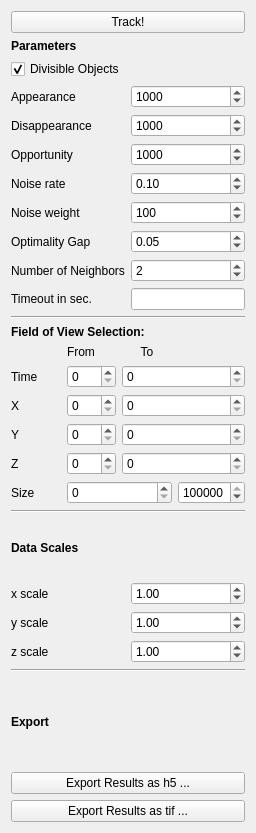
<?xml version="1.0" encoding="UTF-8"?>
<ui version="4.0">
 <class>containingWidget</class>
 <widget class="QWidget" name="containingWidget">
  <property name="geometry">
   <rect>
    <x>0</x>
    <y>0</y>
    <width>256</width>
    <height>833</height>
   </rect>
  </property>
  <property name="sizePolicy">
   <sizepolicy hsizetype="Preferred" vsizetype="Preferred">
    <horstretch>1</horstretch>
    <verstretch>0</verstretch>
   </sizepolicy>
  </property>
  <property name="minimumSize">
   <size>
    <width>256</width>
    <height>0</height>
   </size>
  </property>
  <property name="baseSize">
   <size>
    <width>0</width>
    <height>0</height>
   </size>
  </property>
  <property name="windowTitle">
   <string>Form</string>
  </property>
  <layout class="QVBoxLayout" name="verticalLayout_4">
   <item>
    <layout class="QVBoxLayout" name="verticalLayout">
     <item>
      <widget class="QPushButton" name="TrackButton">
       <property name="styleSheet">
        <string notr="true"/>
       </property>
       <property name="text">
        <string>Track!</string>
       </property>
      </widget>
     </item>
     <item>
      <widget class="QLabel" name="label">
       <property name="sizePolicy">
        <sizepolicy hsizetype="Preferred" vsizetype="Fixed">
         <horstretch>0</horstretch>
         <verstretch>0</verstretch>
        </sizepolicy>
       </property>
       <property name="text">
        <string>&lt;html&gt;&lt;head/&gt;&lt;body&gt;&lt;p&gt;&lt;span style=&quot; font-weight:600;&quot;&gt;Parameters&lt;/span&gt;&lt;/p&gt;&lt;/body&gt;&lt;/html&gt;</string>
       </property>
      </widget>
     </item>
     <item>
      <widget class="QCheckBox" name="withDivisionsBox">
       <property name="toolTip">
        <string>&lt;html&gt;&lt;head/&gt;&lt;body&gt;&lt;p&gt;Check if the objects to be tracked are able to divide. For instance, this option should be checked for the tracking of proliferating cells.&lt;/p&gt;&lt;/body&gt;&lt;/html&gt;</string>
       </property>
       <property name="text">
        <string>Divisible Objects</string>
       </property>
       <property name="checked">
        <bool>true</bool>
       </property>
      </widget>
     </item>
     <item>
      <layout class="QGridLayout" name="gridLayout_2">
       <item row="7" column="1">
        <widget class="QSpinBox" name="nNeighborsSpinBox">
         <property name="minimum">
          <number>1</number>
         </property>
         <property name="singleStep">
          <number>1</number>
         </property>
         <property name="value">
          <number>2</number>
         </property>
        </widget>
       </item>
       <item row="8" column="0">
        <widget class="QLabel" name="label_20">
         <property name="toolTip">
          <string>&lt;html&gt;&lt;head/&gt;&lt;body&gt;&lt;p&gt;Timeout in seconds for the optimization. Leave empty for not specifying a timeout (then, the best solution will be found no matter how long it takes).&lt;/p&gt;&lt;/body&gt;&lt;/html&gt;</string>
         </property>
         <property name="text">
          <string>Timeout in sec.</string>
         </property>
        </widget>
       </item>
       <item row="4" column="1">
        <widget class="QDoubleSpinBox" name="noiseRateSpinBox">
         <property name="minimum">
          <double>0.010000000000000</double>
         </property>
         <property name="maximum">
          <double>0.990000000000000</double>
         </property>
         <property name="singleStep">
          <double>0.010000000000000</double>
         </property>
         <property name="value">
          <double>0.100000000000000</double>
         </property>
        </widget>
       </item>
       <item row="8" column="1">
        <widget class="QLineEdit" name="timeoutBox"/>
       </item>
       <item row="1" column="1">
        <widget class="QSpinBox" name="appSpinBox">
         <property name="maximum">
          <number>10000</number>
         </property>
         <property name="value">
          <number>1000</number>
         </property>
        </widget>
       </item>
       <item row="2" column="0">
        <widget class="QLabel" name="label_3">
         <property name="toolTip">
          <string>&lt;html&gt;&lt;head/&gt;&lt;body&gt;&lt;p&gt;Costs to allow one object to &lt;span style=&quot; font-weight:600;&quot;&gt;disappear&lt;/span&gt;, i.e. to terminate an existing track other than at the end of the time range or the borders of the field of view. High values (≥1000) forbid object disappearances if possible.&lt;/p&gt;&lt;/body&gt;&lt;/html&gt;</string>
         </property>
         <property name="text">
          <string>Disappearance</string>
         </property>
        </widget>
       </item>
       <item row="6" column="1">
        <widget class="QDoubleSpinBox" name="epGapSpinBox">
         <property name="maximum">
          <double>1.000000000000000</double>
         </property>
         <property name="singleStep">
          <double>0.010000000000000</double>
         </property>
         <property name="value">
          <double>0.050000000000000</double>
         </property>
        </widget>
       </item>
       <item row="3" column="1">
        <widget class="QSpinBox" name="oppSpinBox">
         <property name="maximum">
          <number>10000</number>
         </property>
         <property name="value">
          <number>1000</number>
         </property>
        </widget>
       </item>
       <item row="4" column="0">
        <widget class="QLabel" name="label_4">
         <property name="toolTip">
          <string>&lt;html&gt;&lt;head/&gt;&lt;body&gt;&lt;p&gt;The estimated &lt;span style=&quot; font-weight:600;&quot;&gt;rate of false detections&lt;/span&gt; coming from the segmentation step. Small values (≈0.01) treat every detected object as a true detection, if possible.&lt;/p&gt;&lt;/body&gt;&lt;/html&gt;</string>
         </property>
         <property name="text">
          <string>Noise rate</string>
         </property>
        </widget>
       </item>
       <item row="2" column="1">
        <widget class="QSpinBox" name="disSpinBox">
         <property name="maximum">
          <number>10000</number>
         </property>
         <property name="value">
          <number>1000</number>
         </property>
        </widget>
       </item>
       <item row="3" column="0">
        <widget class="QLabel" name="label_5">
         <property name="toolTip">
          <string>&lt;html&gt;&lt;head/&gt;&lt;body&gt;&lt;p&gt;Costs for the lost &lt;span style=&quot; font-weight:600;&quot;&gt;opportunity &lt;/span&gt;to explain more of the data, i.e. the costs for not tracking one object and treating it as false detections. High values (≥1000) lead to more tracks (but could also include the tracking of noise objects).&lt;/p&gt;&lt;/body&gt;&lt;/html&gt;</string>
         </property>
         <property name="text">
          <string>Opportunity</string>
         </property>
        </widget>
       </item>
       <item row="6" column="0">
        <widget class="QLabel" name="label_6">
         <property name="toolTip">
          <string>&lt;html&gt;&lt;head/&gt;&lt;body&gt;&lt;p&gt;The guaranteed upper bound for a solution to deviate from the exact solution of the tracking model. Low values (≤ 0.05) lead to better solutions but may lead to long optimization times. Higher values (≥0.1) speed up optimization time but lead to approximate solutions only.&lt;/p&gt;&lt;/body&gt;&lt;/html&gt;</string>
         </property>
         <property name="text">
          <string>Optimality Gap</string>
         </property>
        </widget>
       </item>
       <item row="7" column="0">
        <widget class="QLabel" name="label_23">
         <property name="toolTip">
          <string>&lt;html&gt;&lt;head/&gt;&lt;body&gt;&lt;p&gt;Number of neighbors to be considered as potential association candidates. Less neighbors speed up optimization time, but might have negative impact on tracking results. A reasonable value might be 2 or 3.&lt;/p&gt;&lt;/body&gt;&lt;/html&gt;</string>
         </property>
         <property name="text">
          <string>Number of Neighbors</string>
         </property>
        </widget>
       </item>
       <item row="1" column="0">
        <widget class="QLabel" name="label_2">
         <property name="toolTip">
          <string>&lt;html&gt;&lt;head/&gt;&lt;body&gt;&lt;p&gt;Costs to allow one object to &lt;span style=&quot; font-weight:600;&quot;&gt;appear&lt;/span&gt;, i.e. to start a new track other than at the beginning of the time range or the borders of the field of view. High values (≥1000) forbid object appearances if possible.&lt;/p&gt;&lt;/body&gt;&lt;/html&gt;</string>
         </property>
         <property name="text">
          <string>Appearance</string>
         </property>
        </widget>
       </item>
       <item row="5" column="1">
        <widget class="QSpinBox" name="noiseWeightSpinBox">
         <property name="maximum">
          <number>10000</number>
         </property>
         <property name="singleStep">
          <number>10</number>
         </property>
         <property name="value">
          <number>100</number>
         </property>
        </widget>
       </item>
       <item row="5" column="0">
        <widget class="QLabel" name="label_7">
         <property name="toolTip">
          <string>&lt;html&gt;&lt;head/&gt;&lt;body&gt;&lt;p&gt;The costs to&lt;span style=&quot; font-weight:600;&quot;&gt; balance a detected object&lt;/span&gt; against transitions. High values (≥100) treat most objects as true detections if the noise rate is set to a small value (≈0.01).&lt;/p&gt;&lt;/body&gt;&lt;/html&gt;</string>
         </property>
         <property name="text">
          <string>Noise weight</string>
         </property>
        </widget>
       </item>
      </layout>
     </item>
    </layout>
   </item>
   <item>
    <widget class="Line" name="line">
     <property name="orientation">
      <enum>Qt::Horizontal</enum>
     </property>
    </widget>
   </item>
   <item>
    <layout class="QVBoxLayout" name="verticalLayout_3">
     <item>
      <widget class="QLabel" name="label_12">
       <property name="font">
        <font>
         <weight>75</weight>
         <bold>true</bold>
        </font>
       </property>
       <property name="text">
        <string>Field of View Selection:</string>
       </property>
      </widget>
     </item>
     <item>
      <layout class="QGridLayout" name="gridLayout_3">
       <item row="0" column="1">
        <widget class="QLabel" name="label_13">
         <property name="text">
          <string>From</string>
         </property>
        </widget>
       </item>
       <item row="0" column="2">
        <widget class="QLabel" name="label_14">
         <property name="text">
          <string>To</string>
         </property>
         <property name="alignment">
          <set>Qt::AlignCenter</set>
         </property>
        </widget>
       </item>
       <item row="1" column="0">
        <widget class="QLabel" name="label_15">
         <property name="text">
          <string>Time</string>
         </property>
        </widget>
       </item>
       <item row="1" column="1">
        <widget class="QSpinBox" name="from_time"/>
       </item>
       <item row="2" column="0">
        <widget class="QLabel" name="label_16">
         <property name="text">
          <string>X</string>
         </property>
        </widget>
       </item>
       <item row="2" column="1">
        <widget class="QSpinBox" name="from_x"/>
       </item>
       <item row="3" column="0">
        <widget class="QLabel" name="label_17">
         <property name="text">
          <string>Y</string>
         </property>
        </widget>
       </item>
       <item row="3" column="1">
        <widget class="QSpinBox" name="from_y"/>
       </item>
       <item row="3" column="2" colspan="2">
        <widget class="QSpinBox" name="to_y"/>
       </item>
       <item row="4" column="0">
        <widget class="QLabel" name="label_18">
         <property name="text">
          <string>Z</string>
         </property>
        </widget>
       </item>
       <item row="4" column="1">
        <widget class="QSpinBox" name="from_z"/>
       </item>
       <item row="4" column="2" colspan="2">
        <widget class="QSpinBox" name="to_z"/>
       </item>
       <item row="5" column="3">
        <widget class="QSpinBox" name="to_size">
         <property name="maximum">
          <number>100000</number>
         </property>
         <property name="value">
          <number>100000</number>
         </property>
        </widget>
       </item>
       <item row="2" column="2" colspan="2">
        <widget class="QSpinBox" name="to_x"/>
       </item>
       <item row="1" column="2" colspan="2">
        <widget class="QSpinBox" name="to_time"/>
       </item>
       <item row="5" column="0">
        <widget class="QLabel" name="label_19">
         <property name="toolTip">
          <string>&lt;html&gt;&lt;head/&gt;&lt;body&gt;&lt;p&gt;Only track objects with sizes within the given range.&lt;/p&gt;&lt;/body&gt;&lt;/html&gt;</string>
         </property>
         <property name="text">
          <string>Size</string>
         </property>
        </widget>
       </item>
       <item row="5" column="1" colspan="2">
        <widget class="QSpinBox" name="from_size">
         <property name="maximum">
          <number>100000</number>
         </property>
        </widget>
       </item>
      </layout>
     </item>
    </layout>
   </item>
   <item>
    <widget class="Line" name="line_2">
     <property name="orientation">
      <enum>Qt::Horizontal</enum>
     </property>
    </widget>
   </item>
   <item>
    <layout class="QVBoxLayout" name="verticalLayout_2">
     <item>
      <widget class="QLabel" name="label_8">
       <property name="font">
        <font>
         <weight>75</weight>
         <bold>true</bold>
        </font>
       </property>
       <property name="toolTip">
        <string>&lt;html&gt;&lt;head/&gt;&lt;body&gt;&lt;p&gt;&lt;span style=&quot; font-weight:400;&quot;&gt;Configure here the scales of the dimensions. For instance, if the resolution of the pixels is (dx,dy,dz) = (1µm,0.8µm,0.5µm), then the scales to enter should be (x,y,z)=(1,1.25,2).&lt;/span&gt;&lt;/p&gt;&lt;/body&gt;&lt;/html&gt;</string>
       </property>
       <property name="text">
        <string>Data Scales</string>
       </property>
      </widget>
     </item>
     <item>
      <layout class="QGridLayout" name="gridLayout">
       <item row="1" column="0">
        <widget class="QLabel" name="label_10">
         <property name="text">
          <string>y scale</string>
         </property>
        </widget>
       </item>
       <item row="2" column="0">
        <widget class="QLabel" name="label_11">
         <property name="text">
          <string>z scale</string>
         </property>
        </widget>
       </item>
       <item row="0" column="0">
        <widget class="QLabel" name="label_9">
         <property name="text">
          <string>x scale</string>
         </property>
        </widget>
       </item>
       <item row="0" column="1">
        <widget class="QDoubleSpinBox" name="x_scale">
         <property name="value">
          <double>1.000000000000000</double>
         </property>
        </widget>
       </item>
       <item row="1" column="1">
        <widget class="QDoubleSpinBox" name="y_scale">
         <property name="value">
          <double>1.000000000000000</double>
         </property>
        </widget>
       </item>
       <item row="2" column="1">
        <widget class="QDoubleSpinBox" name="z_scale">
         <property name="value">
          <double>1.000000000000000</double>
         </property>
        </widget>
       </item>
      </layout>
     </item>
    </layout>
   </item>
   <item>
    <widget class="Line" name="line_3">
     <property name="orientation">
      <enum>Qt::Horizontal</enum>
     </property>
    </widget>
   </item>
   <item>
    <layout class="QVBoxLayout" name="verticalLayout_7">
     <item>
      <widget class="QLabel" name="label_22">
       <property name="font">
        <font>
         <weight>75</weight>
         <bold>true</bold>
        </font>
       </property>
       <property name="text">
        <string>Export</string>
       </property>
      </widget>
     </item>
     <item>
      <widget class="QPushButton" name="exportButton">
       <property name="enabled">
        <bool>true</bool>
       </property>
       <property name="text">
        <string>Export Results as h5 ...</string>
       </property>
      </widget>
     </item>
     <item>
      <widget class="QPushButton" name="exportTifButton">
       <property name="enabled">
        <bool>true</bool>
       </property>
       <property name="text">
        <string>Export Results as tif ...</string>
       </property>
      </widget>
     </item>
    </layout>
   </item>
  </layout>
 </widget>
 <tabstops>
  <tabstop>TrackButton</tabstop>
  <tabstop>withDivisionsBox</tabstop>
  <tabstop>appSpinBox</tabstop>
  <tabstop>disSpinBox</tabstop>
  <tabstop>oppSpinBox</tabstop>
  <tabstop>noiseRateSpinBox</tabstop>
  <tabstop>noiseWeightSpinBox</tabstop>
  <tabstop>epGapSpinBox</tabstop>
  <tabstop>nNeighborsSpinBox</tabstop>
  <tabstop>timeoutBox</tabstop>
  <tabstop>from_time</tabstop>
  <tabstop>to_time</tabstop>
  <tabstop>from_x</tabstop>
  <tabstop>to_x</tabstop>
  <tabstop>from_y</tabstop>
  <tabstop>to_y</tabstop>
  <tabstop>from_z</tabstop>
  <tabstop>to_z</tabstop>
  <tabstop>from_size</tabstop>
  <tabstop>to_size</tabstop>
  <tabstop>x_scale</tabstop>
  <tabstop>y_scale</tabstop>
  <tabstop>z_scale</tabstop>
  <tabstop>exportButton</tabstop>
  <tabstop>exportTifButton</tabstop>
 </tabstops>
 <resources/>
 <connections/>
</ui>
